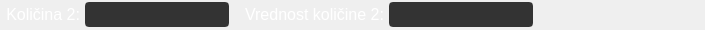
        <widget class="QFrame" name="frame_4">
         <property name="minimumSize">
          <size>
           <width>0</width>
           <height>30</height>
          </size>
         </property>
         <property name="maximumSize">
          <size>
           <width>16777215</width>
           <height>30</height>
          </size>
         </property>
         <property name="frameShape">
          <enum>QFrame::NoFrame</enum>
         </property>
         <property name="frameShadow">
          <enum>QFrame::Plain</enum>
         </property>
         <property name="lineWidth">
          <number>0</number>
         </property>
         <layout class="QHBoxLayout" name="horizontalLayout_4">
          <property name="spacing">
           <number>5</number>
          </property>
          <property name="leftMargin">
           <number>0</number>
          </property>
          <property name="topMargin">
           <number>0</number>
          </property>
          <property name="rightMargin">
           <number>0</number>
          </property>
          <property name="bottomMargin">
           <number>0</number>
          </property>
          <item>
           <widget class="QLabel" name="lab_function_val2">
            <property name="minimumSize">
             <size>
              <width>80</width>
              <height>20</height>
             </size>
            </property>
            <property name="maximumSize">
             <size>
              <width>80</width>
              <height>30</height>
             </size>
            </property>
            <property name="font">
             <font>
              <family>Segoe UI</family>
              <pointsize>16</pointsize>
             </font>
            </property>
            <property name="styleSheet">
             <string notr="true">color:rgb(255,255,255);</string>
            </property>
            <property name="midLineWidth">
             <number>0</number>
            </property>
            <property name="text">
             <string>&lt;html&gt;&lt;head/&gt;&lt;body&gt;&lt;p&gt;&lt;span style=&quot; font-size:12pt; color:#ffffff;&quot;&gt;Količina 2:&lt;/span&gt;&lt;/p&gt;&lt;/body&gt;&lt;/html&gt;</string>
            </property>
            <property name="alignment">
             <set>Qt::AlignRight|Qt::AlignTrailing|Qt::AlignVCenter</set>
            </property>
           </widget>
          </item>
          <item>
           <widget class="QLineEdit" name="line_function_par2">
            <property name="enabled">
             <bool>true</bool>
            </property>
            <property name="minimumSize">
             <size>
              <width>100</width>
              <height>25</height>
             </size>
            </property>
            <property name="maximumSize">
             <size>
              <width>300</width>
              <height>25</height>
             </size>
            </property>
            <property name="font">
             <font>
              <family>Segoe UI</family>
              <pointsize>12</pointsize>
             </font>
            </property>
            <property name="styleSheet">
             <string notr="true">QLineEdit {
	color:rgb(255,255,255);
	border:2px solid rgb(51,51,51);
	border-radius:4px;
	background:rgb(51,51,51);
}

QLineEdit:disabled {
	color:rgb(255,255,255);
	border:2px solid rgb(112,112,112);
	border-radius:4px;
	background:rgb(112,112,112);
}</string>
            </property>
            <property name="text">
             <string/>
            </property>
           </widget>
          </item>
          <item>
           <widget class="QLabel" name="lab_function_par2">
            <property name="minimumSize">
             <size>
              <width>150</width>
              <height>20</height>
             </size>
            </property>
            <property name="maximumSize">
             <size>
              <width>200</width>
              <height>30</height>
             </size>
            </property>
            <property name="font">
             <font>
              <family>Segoe UI</family>
              <pointsize>16</pointsize>
             </font>
            </property>
            <property name="styleSheet">
             <string notr="true">color:rgb(255,255,255);</string>
            </property>
            <property name="midLineWidth">
             <number>0</number>
            </property>
            <property name="text">
             <string>&lt;html&gt;&lt;head/&gt;&lt;body&gt;&lt;p&gt;&lt;span style=&quot; font-size:12pt; color:#ffffff;&quot;&gt;Vrednost količine 2:&lt;/span&gt;&lt;/p&gt;&lt;/body&gt;&lt;/html&gt;</string>
            </property>
            <property name="alignment">
             <set>Qt::AlignRight|Qt::AlignTrailing|Qt::AlignVCenter</set>
            </property>
           </widget>
          </item>
          <item>
           <widget class="QLineEdit" name="line_function_val2">
            <property name="enabled">
             <bool>true</bool>
            </property>
            <property name="minimumSize">
             <size>
              <width>100</width>
              <height>25</height>
             </size>
            </property>
            <property name="maximumSize">
             <size>
              <width>300</width>
              <height>25</height>
             </size>
            </property>
            <property name="font">
             <font>
              <family>Segoe UI</family>
              <pointsize>12</pointsize>
             </font>
            </property>
            <property name="styleSheet">
             <string notr="true">QLineEdit {
	color:rgb(255,255,255);
	border:2px solid rgb(51,51,51);
	border-radius:4px;
	background:rgb(51,51,51);
}

QLineEdit:disabled {
	color:rgb(255,255,255);
	border:2px solid rgb(112,112,112);
	border-radius:4px;
	background:rgb(112,112,112);
}</string>
            </property>
            <property name="text">
             <string/>
            </property>
           </widget>
          </item>
          <item>
           <spacer name="horizontalSpacer_4">
            <property name="orientation">
             <enum>Qt::Horizontal</enum>
            </property>
            <property name="sizeHint" stdset="0">
             <size>
              <width>172</width>
              <height>20</height>
             </size>
            </property>
           </spacer>
          </item>
         </layout>
        </widget>
